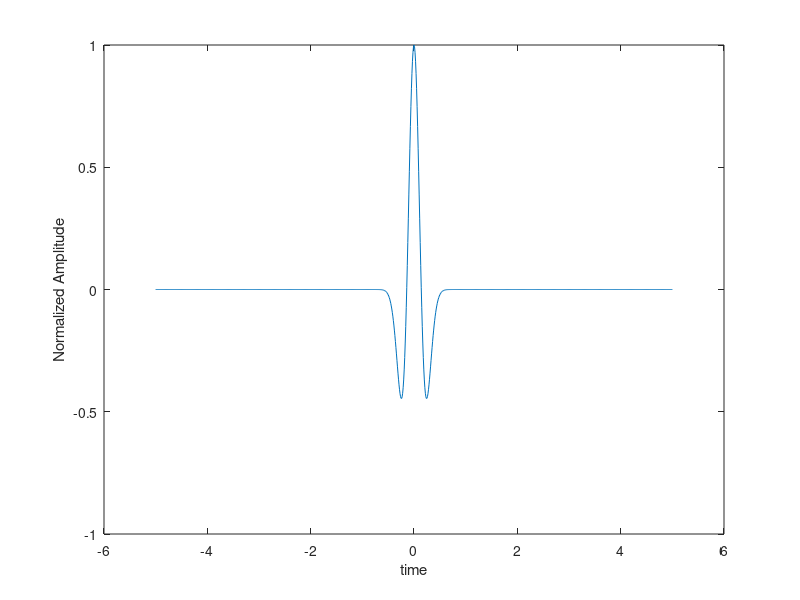

Write MATLAB code to recreate this figure. (Note: this script raises an error after producing the figure.)
% program for UWB pulse generation
clc; clear all; close all
tao_m=0.5;
t=-5:.01:5;
op1=(1-4*pi*(t/tao_m).^2);
for i=1:1001
    op2(1,i)=exp(-2*pi*(t(i)/tao_m)^2);
%     f(1,i)=1/t(1,i);
end
op=op1.*op2;
plot(t,op)
xlabel('time');ylabel('Normalized Amplitude');
Title('UWB pulse Gaussian Doublet');
axis([-0.5 0.5 -0.6 1])
% figure
% fr=abs(fft(op));
